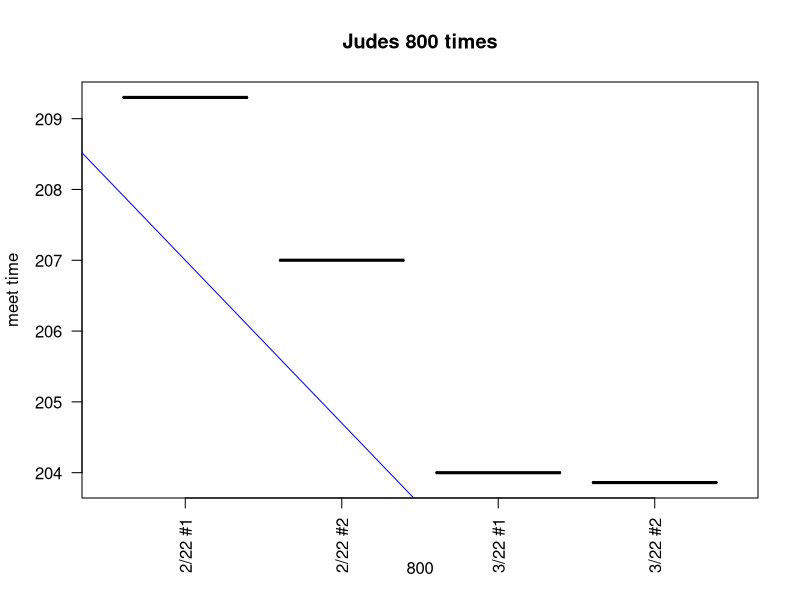
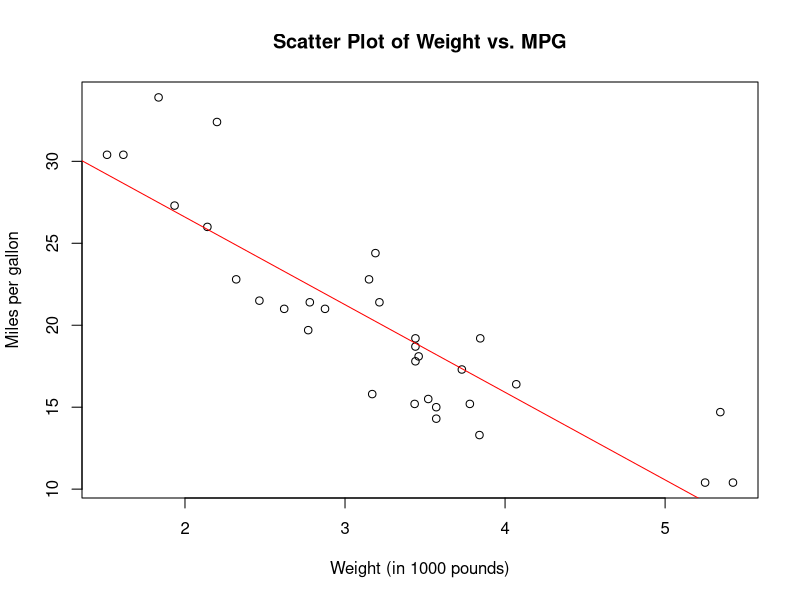

Recreate these plots in R, in order.
Jude.800 <-c(2:09.3, 2:07.0,2:04,2:03.86)
# Create the data frame
data <- data.frame(
  Dates = c("2/22 #1", "2/22 #2", "3/22 #1", "3/22 #2"),
  Times = c(209.3, 207.0,204,203.86)
)
data$Dates <- factor(data$Dates, levels = (data$Dates))
# Creating a  scatter plot
plot(data$Dates,data$Times, 
        xlab = "800",
        ylab = "meet time",
        main = "Judes 800 times",
        col = "black", las = 2)


#abline(v = mean(data$Times), col = "red", lwd = 2, lty = 2)
abline(lm(data$Times ~ data$Dates, ),col = "blue")

data(mtcars)

plot(mtcars$wt, mtcars$mpg, xlab = "Weight (in 1000 pounds)", ylab = "Miles per gallon", main = "Scatter Plot of Weight vs. MPG")
abline(lm(mpg ~ wt, data = mtcars), col = "red") 